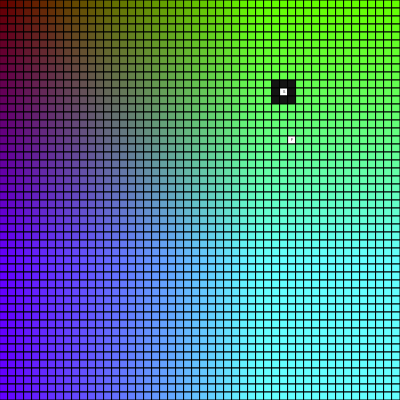
Frame 1 (no input)
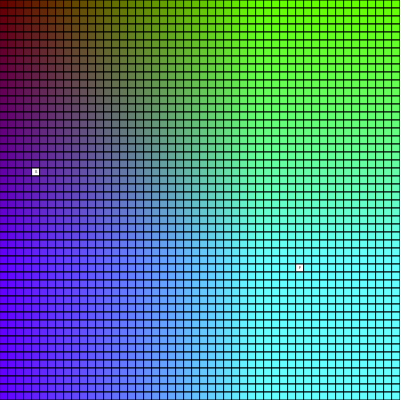
Frame 60 (no input)
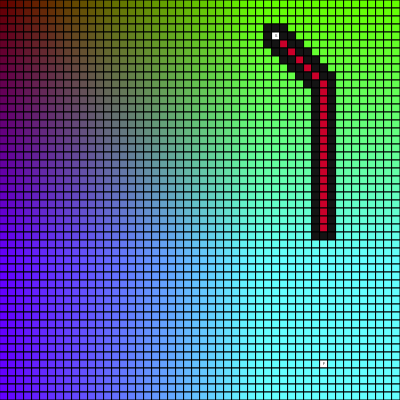
Frame 120 (the mouse pressed at the canvas centre since frame 60)

The p5.js sketch that drew these frames (run headless with seeded random() and noise() and a simulated clock; from frame 60 on, the mouse is pressed at the canvas centre):

// p5.js sketch
// ── sketch.js
/// <reference path="./p5.global-mode.d.ts" />

const res = 50;
let AStar;

function setup() {
	createCanvas(400, 400);	
	
	AStar = new AStarGrid(res);
}

function draw() {
	background(220)
	
	if (!AStar.hasFinished()) {
		AStar.calculateNextCell()
	} else {
		AStar = new AStarGrid(res)
	}

	AStar.draw()
}
// ── AStarGrid.js
/// <reference path="./p5.global-mode.d.ts" />

class AStarGrid {
    res;
    g;
    finalCell;
    finished = false

    constructor(res) {
        this.res = res;
        this.initializeGrid()
    }

    hasFinished() {
        return this.finished;
    }

    calculateNextCell() {
        let nextCell = this.getLowestValuedCell()
        if (nextCell) {
            this.setNeighbourParents(nextCell)
        }
        this.setCurrentRouteHead(nextCell)
        if (nextCell.positionVector.equals(this.finalCell.positionVector)) {
            this.finished = true;
        }
    }

    getLowestValuedCell() {
        const closestToFinish = (a, b) => {
            let aDist = a.positionVector.dist(this.finalCell.positionVector)
            let bDist = b.positionVector.dist(this.finalCell.positionVector)

            if (aDist > bDist) {
                return 1
            } 
            if (aDist < bDist) {
                return -1
            } 
            if (aDist == bDist) {
                return 0
            }
        }

        let discoveredCells = this.g.filter(c => c.isDiscovered);
        discoveredCells.sort(closestToFinish)
        return discoveredCells[0]
    }

    setNeighbourParents(parentCell) {
        let undiscoveredNeighbours = this.getNeighbours(parentCell).filter(n => !n.isDiscovered)
        for (let n of undiscoveredNeighbours) {
            n.discoverByParent(parentCell)
        }
    }

    setCurrentRouteHead(headCell) {
        for (let c of this.g) {
            c.isRoute = false;
        }
        headCell.setRouteHead()
    }

    getNeighbours(cell) {
        const x = cell.x
        const y = cell.y
        const n = [];
        n.push(this.g[XYToIndex(x + 1, y + 1)])
        n.push(this.g[XYToIndex(x + 1, y)])
        n.push(this.g[XYToIndex(x + 1, y - 1)])
        n.push(this.g[XYToIndex(x, y + 1)])
        n.push(this.g[XYToIndex(x, y - 1)])
        n.push(this.g[XYToIndex(x - 1, y + 1)])
        n.push(this.g[XYToIndex(x - 1, y)])
        n.push(this.g[XYToIndex(x - 1, y - 1)])
        return n;
    }

    setStart(x, y) {
        const cell = this.g[XYToIndex(x, y)];
        cell.isStart = true;
        cell.isDiscovered = true;
    }

    setFinish(x, y) {
        const cell = this.g[XYToIndex(x, y)];
        cell.isFinish = true;
        this.finalCell = cell
    }

    draw() {
        for (let cell of this.g) {
            cell.draw()
        }
    }

    initializeGrid() {
        const pixels = [];
        for (let row = 0; row < res; row++) {
            for (let col = 0; col < res; col++) {
                pixels.push(cellFromPosition(col, row))
            }
        }
        this.g = pixels
        function randInGrid() {
            return round(random(1, res - 2));
        }
        this.setStart(randInGrid(),randInGrid())
	    this.setFinish(randInGrid(),randInGrid())
    }
}

function cellFromPosition(row, col) {
    const scale = 400 / res;
    const vec = createVector(row * scale, col * scale);
    return new Cell(row, col, vec);
}

function XYToIndex(x, y) {
    return (y * res) + x;
}

// ── BinaryHeap.js
const defaultAccessor = (o) => o;

class BinaryHeap {
    heap;

    constructor(accessorFn = defaultAccessor) {
        this.heap = [];
        this.accessorFn = accessorFn
    }

    push(valueObject) {
        this.bubbleUp(this.lastLeaf(), valueObject)
    }

    pop() {
        if (this.heap.length == 0) return null
        let last = this.heap.pop()
        if (this.heap.length == 0) return last
        let root = this.heap[0]
        this.set(0, last)
        this.bubbleDown(0)
        return root;
    }
       
    bubbleUp(i, valueObject) {
        let shouldSwap = this.accessorFn(valueObject) < this.getValue(this.parentIndex(i))  
        if (shouldSwap) {
            this.swap(i, this.parentIndex(i))
            this.bubbleUp(this.parentIndex(i),valueObject)
        } else {
            this.heap[i] = valueObject
        }
    }

    bubbleDown(i) {
        let left = this.leftIndex(i)
        let right = this.rightIndex(i)
        let lowest = i

        if (right <= this.heap.length - 1 && this.getValue(right) < this.getValue(lowest)) {
            lowest = this.rightIndex(i)
        } 
        
        if (left <= this.heap.length - 1 && this.getValue(left) < this.getValue(lowest)) {
            lowest = this.leftIndex(i)
        }

        if (lowest != i) {
            this.swap(i, lowest)
            this.bubbleDown(lowest)
        }
    }

    getValue(i) {
        if (!this.heap[i]) return this.heap[i]
        return this.accessorFn(this.heap[i])
    }

    set(i, val) {
        this.heap[i] = val
    }

    lastLeaf() {
        return this.heap.length;
    }

    swap(a,b) {
        let temp = this.heap[a]
        this.heap[a] = this.heap[b]
        this.heap[b] = temp; 
    }

    parentIndex(childIndex) {
        return floor((childIndex - 1) / 2)
    }
    
    leftIndex(parentIndex) {
        return parentIndex * 2 + 1
    }
    
    rightIndex(parentIndex) {
        return parentIndex * 2 + 2
    }
}

//         0
//    1           2
// 3    4      5     6
//7 8  9 10  11 12  13 14

//val:4
//         3
//    4           6
// 5     7     8     9
//     9 15  11 9  10 14

//         3
//    2           10
// 5     7     8     9
//     9 15  11 9  10 14

// ── Cell.js
/// <reference path="./p5.global-mode.d.ts" />

class Cell {
    x;
    y;
    positionVector;
    isStart = false;
    isFinish = false;
    isDiscovered = false;
    isRoute = false;
    parent = null;

    constructor(x, y, positionVector) {
        this.x = x;
        this.y = y;
        this.positionVector = positionVector
    }

    discoverByParent(parentCell) {
        this.parent = parentCell;
        this.isDiscovered = true;
    }

    setRouteHead() {
        this.isRoute = true;
        this.parent && this.parent.setRouteHead()
    }

    draw() {
        if (this.isStart) {
            let posVec = this.positionVector;
            stroke(0);
            fill(255)
            rect(posVec.x, posVec.y, 400 / res, 400 / res);
            noStroke()
            fill(50)
            textAlign(CENTER,CENTER)
            textSize(400/res/2)
            text("S", posVec.x, posVec.y, 400/res, 400/res)
        } else if (this.isFinish) {
            let posVec = this.positionVector;
            stroke(0);
            fill(255)
            rect(posVec.x, posVec.y, 400 / res, 400 / res);
            noStroke()
            fill(50)
            textAlign(CENTER,CENTER)
            textSize(400/res/2)
            text("F", posVec.x, posVec.y, 400/res, 400/res)
        } else if (this.isRoute) {
            let posVec = this.positionVector;
            stroke(0);
            fill(202,0,42)
            rect(posVec.x, posVec.y, 400 / res, 400 / res);
        } else if (this.isDiscovered) {
            let posVec = this.positionVector;
            stroke(0);
            fill(20,20,20)
            rect(posVec.x, posVec.y, 400 / res, 400 / res);
        } else {
            let posVec = this.positionVector;
            stroke(0)
            fill(100, posVec.x, posVec.y);
            rect(posVec.x, posVec.y, 400 / res, 400 / res);
        }
    }


}
// ── Grid.js
/// <reference path="./p5.global-mode.d.ts" />

class Grid {
    res;
    g;

    constructor(res) {
        this.initiateGrid(res)
    }

    setStart(x, y) {
        this.g[x][y].isStart = true;
    }

    setFinish(x, y) {
        this.g[x][y].isFinish = true;
    }

    draw() {
        for (let col = 0; col < res; col++) {
            for (let row = 0; row < res; row++) {
                let cell = this.g[col][row];
                if (cell.isStart) {
                    let posVec = this.g[col][row].positionVector;
                    stroke(0);
                    fill(255)
                    rect(posVec.x, posVec.y, 400 / res, 400 / res);
                    noStroke()
                    fill(50)
                    textAlign(CENTER,CENTER)
                    textSize(400/res/2)
                    text("S", posVec.x, posVec.y, 400/res, 400/res)
                } else if (cell.isFinish) {
                    let posVec = this.g[col][row].positionVector;
                    stroke(0);
                    fill(255)
                    rect(posVec.x, posVec.y, 400 / res, 400 / res);
                    noStroke()
                    fill(50)
                    textAlign(CENTER,CENTER)
                    textSize(400/res/2)
                    text("F", posVec.x, posVec.y, 400/res, 400/res)
                } else {
                    let posVec = this.g[col][row].positionVector;
                    stroke(0)
                    fill(100, posVec.x, posVec.y);
                    rect(posVec.x, posVec.y, 400 / res, 400 / res);
                }
            }
        }
    }

    initiateGrid(res) {
        const scale = 400/res
        const pixels = [];
        for (let i = 0; i < res; i++) {
            let row = []
            for (let j = 0; j < res; j++) {
                const vec = createVector(i * scale, j * scale);
                row.push(new Cell(vec))
            }
            pixels.push(row)
        }
        this.g = pixels
    }
}
// ── binary-heap.html
<!DOCTYPE html>
<html lang="">
  <head>
    <meta charset="utf-8">
    <meta name="viewport" content="width=device-width, initial-scale=1.0">
    <title>p5.js example</title>
    <style> body {padding: 0; margin: 0;} </style>
    <script src="p5.js"></script>
    <script src="binaryHeapSketch.js"></script>
    <script src="Cell.js"></script>
    <script src="BinaryHeap.js"></script>
    <script src="AStarGrid.js"></script>
  </head>
  <body>
  </body>
</html>

// ── binaryHeapSketch.js
/// <reference path="./p5.global-mode.d.ts" />

let binaryHeap;
let nextNum;
let popBtn
let pushBtn
let popped = []
let counter = 0;

function setup() {
	nextNum = floor(random(1, 10))
	popBtn = createButton("pop")
	popBtn.mousePressed(() => {
		const pop = binaryHeap.pop();
		console.log(pop)
		popped.push(pop)
	})
	pushBtn = createButton("push")
	pushBtn.mousePressed(() => {
		binaryHeap.push(
			{i: counter++, cost: nextNum}
			)
		nextNum = floor(random(1, 10))
		popped = []
	})

	binaryHeap = new BinaryHeap((o) => o.cost);

	createCanvas(400, 400);	
}

function draw() {
	background(240)
	textSize(32);
	text(nextNum, 0, 32)

	recurDraw(0, 2, width/2, 50)
	
	textSize(16);
	text(popped.map(o => o.cost), 0, 380)
}

function recurDraw(parentIndex, level, parentX, yOffset) {
	if (parentIndex > binaryHeap.heap.length) return;

	textSize(24);
	text(binaryHeap.heap[parentIndex] && binaryHeap.heap[parentIndex].cost, parentX, yOffset)

	level ++
	recurDraw((parentIndex * 2) + 1, level, parentX - 70 + (level * 10), yOffset + 40)
	recurDraw((parentIndex * 2) + 2, level, parentX + 70 - (level * 10), yOffset + 40)
}
